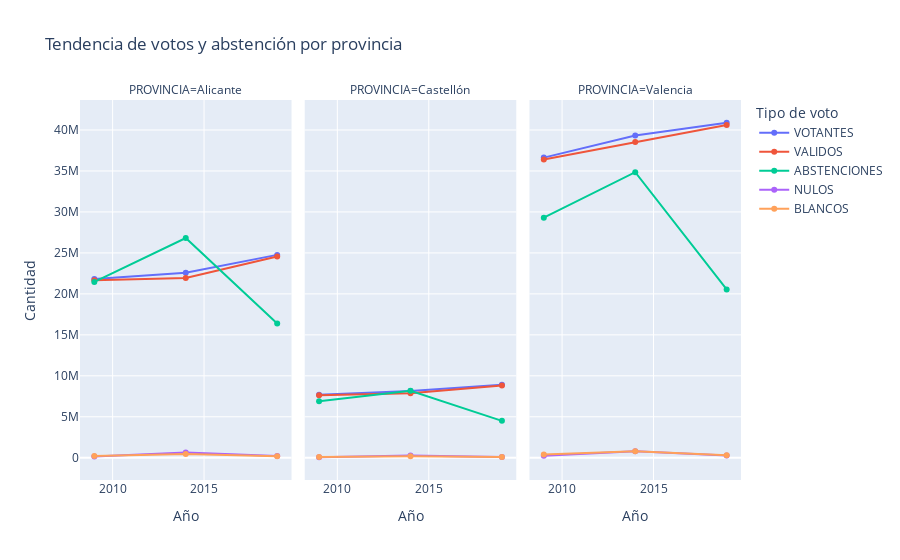

The cell this chart's notebook holds for it:
### Code cell
# Gráfico de líneas con facetas por provincia
fig2 = px.line(stats_provincia_pivot, x="Año", y=["VOTANTES", "VALIDOS", "ABSTENCIONES", "NULOS", "BLANCOS"],
               facet_col="PROVINCIA", title="Tendencia de votos y abstención por provincia",
               labels={"value": "Cantidad", "variable": "Tipo de voto"},
               markers=True)

fig2.show()

### Figure 1 — Plotly figure (JSON) as saved in the notebook; plotly's stock layout.template omitted (floating-point values rounded to 4 significant figures)
{"data": [{"hovertemplate": "Tipo de voto=VOTANTES<br>PROVINCIA=Alicante<br>Año=%{x}<br>Cantidad=%{y}<extra></extra>", "legendgroup": "VOTANTES", "line": {"color": "#636efa", "dash": "solid"}, "marker": {"symbol": "circle"}, "mode": "lines+markers", "name": "VOTANTES", "orientation": "v", "showlegend": true, "type": "scatter", "x": [2009, 2014, 2019], "xaxis": "x", "y": [21804370, 22575033, 24758624], "yaxis": "y"}, {"hovertemplate": "Tipo de voto=VOTANTES<br>PROVINCIA=Castellón<br>Año=%{x}<br>Cantidad=%{y}<extra></extra>", "legendgroup": "VOTANTES", "line": {"color": "#636efa", "dash": "solid"}, "marker": {"symbol": "circle"}, "mode": "lines+markers", "name": "VOTANTES", "orientation": "v", "showlegend": false, "type": "scatter", "x": [2009, 2014, 2019], "xaxis": "x2", "y": [7681975, 8151663, 8911360], "yaxis": "y2"}, {"hovertemplate": "Tipo de voto=VOTANTES<br>PROVINCIA=Valencia<br>Año=%{x}<br>Cantidad=%{y}<extra></extra>", "legendgroup": "VOTANTES", "line": {"color": "#636efa", "dash": "solid"}, "marker": {"symbol": "circle"}, "mode": "lines+markers", "name": "VOTANTES", "orientation": "v", "showlegend": false, "type": "scatter", "x": [2009, 2014, 2019], "xaxis": "x3", "y": [36630055, 39322920, 40884320], "yaxis": "y3"}, {"hovertemplate": "Tipo de voto=VALIDOS<br>PROVINCIA=Alicante<br>Año=%{x}<br>Cantidad=%{y}<extra></extra>", "legendgroup": "VALIDOS", "line": {"color": "#EF553B", "dash": "solid"}, "marker": {"symbol": "circle"}, "mode": "lines+markers", "name": "VALIDOS", "orientation": "v", "showlegend": true, "type": "scatter", "x": [2009, 2014, 2019], "xaxis": "x", "y": [21665420, 21932469, 24554528], "yaxis": "y"}, {"hovertemplate": "Tipo de voto=VALIDOS<br>PROVINCIA=Castellón<br>Año=%{x}<br>Cantidad=%{y}<extra></extra>", "legendgroup": "VALIDOS", "line": {"color": "#EF553B", "dash": "solid"}, "marker": {"symbol": "circle"}, "mode": "lines+markers", "name": "VALIDOS", "orientation": "v", "showlegend": false, "type": "scatter", "x": [2009, 2014, 2019], "xaxis": "x2", "y": [7622475, 7869849, 8821088], "yaxis": "y2"}, {"hovertemplate": "Tipo de voto=VALIDOS<br>PROVINCIA=Valencia<br>Año=%{x}<br>Cantidad=%{y}<extra></extra>", "legendgroup": "VALIDOS", "line": {"color": "#EF553B", "dash": "solid"}, "marker": {"symbol": "circle"}, "mode": "lines+markers", "name": "VALIDOS", "orientation": "v", "showlegend": false, "type": "scatter", "x": [2009, 2014, 2019], "xaxis": "x3", "y": [36391810, 38525565, 40611136], "yaxis": "y3"}, {"hovertemplate": "Tipo de voto=ABSTENCIONES<br>PROVINCIA=Alicante<br>Año=%{x}<br>Cantidad=%{y}<extra></extra>", "legendgroup": "ABSTENCIONES", "line": {"color": "#00cc96", "dash": "solid"}, "marker": {"symbol": "circle"}, "mode": "lines+markers", "name": "ABSTENCIONES", "orientation": "v", "showlegend": true, "type": "scatter", "x": [2009, 2014, 2019], "xaxis": "x", "y": [21460565, 26819325, 16390048], "yaxis": "y"}, {"hovertemplate": "Tipo de voto=ABSTENCIONES<br>PROVINCIA=Castellón<br>Año=%{x}<br>Cantidad=%{y}<extra></extra>", "legendgroup": "ABSTENCIONES", "line": {"color": "#00cc96", "dash": "solid"}, "marker": {"symbol": "circle"}, "mode": "lines+markers", "name": "ABSTENCIONES", "orientation": "v", "showlegend": false, "type": "scatter", "x": [2009, 2014, 2019], "xaxis": "x2", "y": [6894195, 8175609, 4501248], "yaxis": "y2"}, {"hovertemplate": "Tipo de voto=ABSTENCIONES<br>PROVINCIA=Valencia<br>Año=%{x}<br>Cantidad=%{y}<extra></extra>", "legendgroup": "ABSTENCIONES", "line": {"color": "#00cc96", "dash": "solid"}, "marker": {"symbol": "circle"}, "mode": "lines+markers", "name": "ABSTENCIONES", "orientation": "v", "showlegend": false, "type": "scatter", "x": [2009, 2014, 2019], "xaxis": "x3", "y": [29296505, 34847046, 20536832], "yaxis": "y3"}, {"hovertemplate": "Tipo de voto=NULOS<br>PROVINCIA=Alicante<br>Año=%{x}<br>Cantidad=%{y}<extra></extra>", "legendgroup": "NULOS", "line": {"color": "#ab63fa", "dash": "solid"}, "marker": {"symbol": "circle"}, "mode": "lines+markers", "name": "NULOS", "orientation": "v", "showlegend": true, "type": "scatter", "x": [2009, 2014, 2019], "xaxis": "x", "y": [138950, 642564, 204096], "yaxis": "y"}, {"hovertemplate": "Tipo de voto=NULOS<br>PROVINCIA=Castellón<br>Año=%{x}<br>Cantidad=%{y}<extra></extra>", "legendgroup": "NULOS", "line": {"color": "#ab63fa", "dash": "solid"}, "marker": {"symbol": "circle"}, "mode": "lines+markers", "name": "NULOS", "orientation": "v", "showlegend": false, "type": "scatter", "x": [2009, 2014, 2019], "xaxis": "x2", "y": [59500, 281814, 90272], "yaxis": "y2"}, {"hovertemplate": "Tipo de voto=NULOS<br>PROVINCIA=Valencia<br>Año=%{x}<br>Cantidad=%{y}<extra></extra>", "legendgroup": "NULOS", "line": {"color": "#ab63fa", "dash": "solid"}, "marker": {"symbol": "circle"}, "mode": "lines+markers", "name": "NULOS", "orientation": "v", "showlegend": false, "type": "scatter", "x": [2009, 2014, 2019], "xaxis": "x3", "y": [238245, 797355, 273184], "yaxis": "y3"}, {"hovertemplate": "Tipo de voto=BLANCOS<br>PROVINCIA=Alicante<br>Año=%{x}<br>Cantidad=%{y}<extra></extra>", "legendgroup": "BLANCOS", "line": {"color": "#FFA15A", "dash": "solid"}, "marker": {"symbol": "circle"}, "mode": "lines+markers", "name": "BLANCOS", "orientation": "v", "showlegend": true, "type": "scatter", "x": [2009, 2014, 2019], "xaxis": "x", "y": [226765, 443625, 190752], "yaxis": "y"}, {"hovertemplate": "Tipo de voto=BLANCOS<br>PROVINCIA=Castellón<br>Año=%{x}<br>Cantidad=%{y}<extra></extra>", "legendgroup": "BLANCOS", "line": {"color": "#FFA15A", "dash": "solid"}, "marker": {"symbol": "circle"}, "mode": "lines+markers", "name": "BLANCOS", "orientation": "v", "showlegend": false, "type": "scatter", "x": [2009, 2014, 2019], "xaxis": "x2", "y": [98525, 182988, 87616], "yaxis": "y2"}, {"hovertemplate": "Tipo de voto=BLANCOS<br>PROVINCIA=Valencia<br>Año=%{x}<br>Cantidad=%{y}<extra></extra>", "legendgroup": "BLANCOS", "line": {"color": "#FFA15A", "dash": "solid"}, "marker": {"symbol": "circle"}, "mode": "lines+markers", "name": "BLANCOS", "orientation": "v", "showlegend": false, "type": "scatter", "x": [2009, 2014, 2019], "xaxis": "x3", "y": [389130, 777777, 302432], "yaxis": "y3"}], "layout": {"annotations": [{"font": {}, "showarrow": false, "text": "PROVINCIA=Alicante", "x": 0.16, "xanchor": "center", "xref": "paper", "y": 1, "yanchor": "bottom", "yref": "paper"}, {"font": {}, "showarrow": false, "text": "PROVINCIA=Castellón", "x": 0.5, "xanchor": "center", "xref": "paper", "y": 1, "yanchor": "bottom", "yref": "paper"}, {"font": {}, "showarrow": false, "text": "PROVINCIA=Valencia", "x": 0.84, "xanchor": "center", "xref": "paper", "y": 1, "yanchor": "bottom", "yref": "paper"}], "legend": {"title": {"text": "Tipo de voto"}, "tracegroupgap": 0}, "title": {"text": "Tendencia de votos y abstención por provincia"}, "xaxis": {"anchor": "y", "domain": [0, 0.32], "title": {"text": "Año"}}, "xaxis2": {"anchor": "y2", "domain": [0.34, 0.66], "matches": "x", "title": {"text": "Año"}}, "xaxis3": {"anchor": "y3", "domain": [0.68, 1.0], "matches": "x", "title": {"text": "Año"}}, "yaxis": {"anchor": "x", "domain": [0, 1], "title": {"text": "Cantidad"}}, "yaxis2": {"anchor": "x2", "domain": [0, 1], "matches": "y", "showticklabels": false}, "yaxis3": {"anchor": "x3", "domain": [0, 1], "matches": "y", "showticklabels": false}}}
